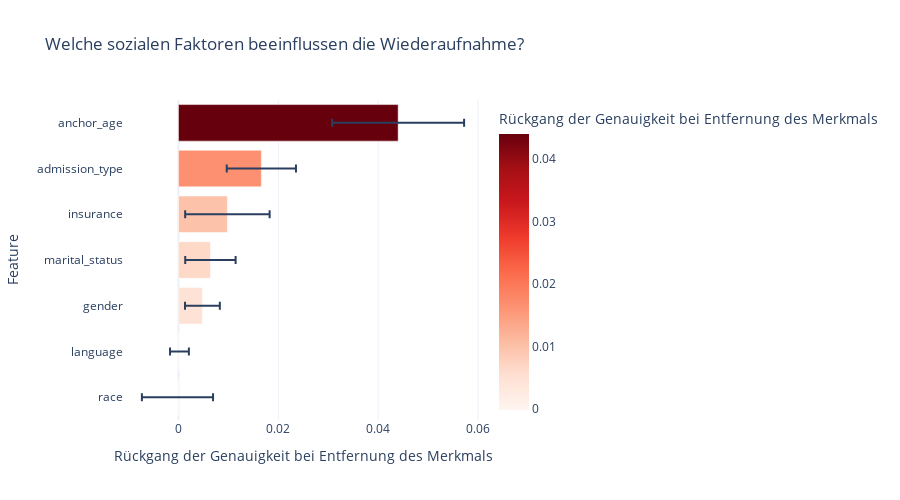

The notebook cell saved with this chart:
### Code cell
from sklearn.inspection import permutation_importance
import pandas as pd
import plotly.express as px

print("Berechne Feature Importance (kann ca. 1-2 Min. dauern)...")

# Wir nutzen unser Express-Testset für die Berechnung
result = permutation_importance(
    classifier, X_test_fast, y_test_fast, n_repeats=10, random_state=42, n_jobs=1
)

# Ergebnisse in ein DataFrame gießen
importance_df = pd.DataFrame({
    'Feature': feature_cols,
    'Importance': result.importances_mean,
    'Std_Dev': result.importances_std
}).sort_values(by='Importance', ascending=True) # Aufsteigend für horizontalen Plot

# Plotly Bar Chart
fig = px.bar(
    importance_df, 
    x='Importance', 
    y='Feature', 
    orientation='h',
    title='Welche sozialen Faktoren beeinflussen die Wiederaufnahme?',
    labels={'Importance': 'Rückgang der Genauigkeit bei Entfernung des Merkmals'},
    error_x='Std_Dev', # Zeigt die Variabilität der Wichtigkeit
    template="plotly_white",
    color='Importance',
    color_continuous_scale='Reds'
)

fig.update_layout(height=500)
fig.show()

### Figure 1 — Plotly figure (JSON) as saved in the notebook; plotly's stock layout.template omitted (floating-point values rounded to 4 significant figures)
{"data": [{"error_x": {"array": [0.007125, 0.001887, 0.003487, 0.005044, 0.008459, 0.006931, 0.01321]}, "hovertemplate": "Rückgang der Genauigkeit bei Entfernung des Merkmals=%{marker.color}<br>Feature=%{y}<extra></extra>", "legendgroup": "", "marker": {"color": [-0.0002, 0.0002, 0.0048, 0.0064, 0.0098, 0.0166, 0.044], "coloraxis": "coloraxis", "pattern": {"shape": ""}}, "name": "", "orientation": "h", "showlegend": false, "textposition": "auto", "type": "bar", "x": [-0.0002, 0.0002, 0.0048, 0.0064, 0.0098, 0.0166, 0.044], "xaxis": "x", "y": ["race", "language", "gender", "marital_status", "insurance", "admission_type", "anchor_age"], "yaxis": "y"}], "layout": {"barmode": "relative", "coloraxis": {"colorbar": {"title": {"text": "Rückgang der Genauigkeit bei Entfernung des Merkmals"}}, "colorscale": [[0, "rgb(255,245,240)"], [0.125, "rgb(254,224,210)"], [0.25, "rgb(252,187,161)"], [0.375, "rgb(252,146,114)"], [0.5, "rgb(251,106,74)"], [0.625, "rgb(239,59,44)"], [0.75, "rgb(203,24,29)"], [0.875, "rgb(165,15,21)"], [1, "rgb(103,0,13)"]]}, "height": 500, "legend": {"tracegroupgap": 0}, "title": {"text": "Welche sozialen Faktoren beeinflussen die Wiederaufnahme?"}, "xaxis": {"anchor": "y", "domain": [0, 1], "title": {"text": "Rückgang der Genauigkeit bei Entfernung des Merkmals"}}, "yaxis": {"anchor": "x", "domain": [0, 1], "title": {"text": "Feature"}}}}
